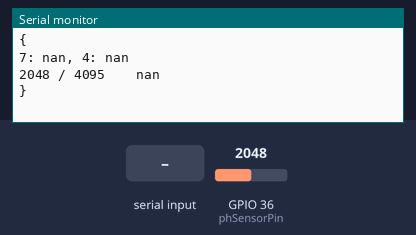
Simulated run of this program. Board: ESP32. Parts: the last lines printed to the serial monitor. Inputs (shaded band) come from the test bench; at power-on: GPIO 36 (phSensorPin) = 2048 (analog values on the 0–4095 scale). EEPROM starts erased.

Above: at 1.2 s.
1.3 s: "r\n" received over Serial
7.5 s: GPIO 36 (phSensorPin) set to 2866
At 8.2 s:
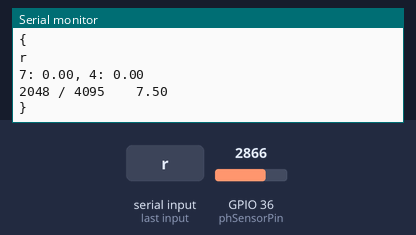
9.0 s: "7\n" received over Serial
10.5 s: GPIO 36 (phSensorPin) set to 3603
At 12.8 s:
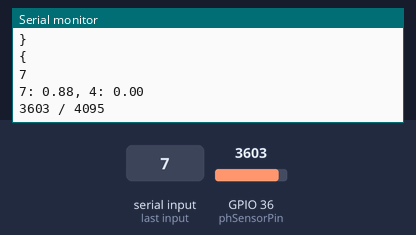

Measured:
- after the input at 10.5 s, the serial monitor: prints a new line after 1.5 s (image 2)

The program:

main.cpp
```cpp
#include <Arduino.h>
#include "PHSensor.h"

#define println_(arg) Serial.println(arg);
#define print_(arg) Serial.print(arg);

uint8_t phSensorPin = A0;
PHSensor phSensor{phSensorPin};

void setup()
{
  Serial.begin(115200);
  EEPROM.begin(8);
  analogReadResolution(12); // 4095
  phSensor.init();
}

void loop()
{
  println_('{')

  while (Serial.available())
  {
    String input = Serial.readStringUntil('\n');
    println_(input)
    phSensor.calibrate(input[0]);
    if (input[0] == 'r') { phSensor.clear(); }
  }
  println_(phSensor.retEEPROMvalues())
  print_(phSensor.getReading())
  print_(" / 4095\t\t")
  println_(phSensor.readPH())

  println_('}')
  delay(5000);
}
```

PHSensor.h
```cpp
#include <EEPROM.h>
#include "other.h"

#define ADR_PH4 0
#define ADR_PH7 4
#define RESOLUTION 4095.0f

class PHSensor
{
private:
    float ph7, ph4, m, b;
    const uint8_t phSensorPin;
    float _readPH(int reading) { return m * (reading / RESOLUTION) + b; }

public:
    PHSensor(uint8_t phSensorPin_) : phSensorPin(phSensorPin_) {}

    void init();
    float readPH();
    uint16_t getReading() { return analogRead(phSensorPin); }
    void calibrate(char input);
    void clear();
    uint8_t EEPROMstatus();
    String retEEPROMvalues();
};

void PHSensor::init()
{
    EEPROM.get(ADR_PH7, ph7);        //0.4;
    EEPROM.get(ADR_PH4, ph4);        //0.36;
    m = (7.0f - 4.0f) / (ph7 - ph4); // slope 3/-0.04 = 75
    b = 7.0f - (m * ph7);            // y intercept 7-(75*0.4) = -23
}

float PHSensor::readPH()
{
    uint8_t amount = 100;
    float avg = 0.0f;
    for (uint8_t i = 0; i < amount; i++)
    {
        if (EEPROMstatus() == 3)
            avg += _readPH(getReading());
        else
            avg += fmap((float)getReading(), 0.0f, RESOLUTION, 0.0f, 14.0f);
        delay(1000 / amount);
    }
    return avg / amount;
}

void PHSensor::calibrate(char input)
{
    if (input == '7')
        EEPROM.put(ADR_PH7, getReading() / RESOLUTION);
    else if (input == '4')
        EEPROM.put(ADR_PH4, getReading() / RESOLUTION);
    EEPROM.commit();
    init();
}

void PHSensor::clear()
{
    EEPROM.put(ADR_PH4, 0.0f);
    EEPROM.put(ADR_PH7, 0.0f);
    EEPROM.commit();
    init();
}

uint8_t PHSensor::EEPROMstatus()
{
    // returns 0 if empty, 1 if ph4 is full, 2 if ph7 is full, and 3 if everything is full
    uint8_t result = 0;
    if (ph4)
        result += 1;
    if (ph7)
        result += 2;
    return result;
}

String PHSensor::retEEPROMvalues()
{
    return "7: " + String(ph7) + ", 4: " + String(ph4);
}
```

other.h
```cpp
float fmap(float x, float in_min, float in_max, float out_min, float out_max) {
    const float dividend = out_max - out_min;
    const float divisor = in_max - in_min;
    const float delta = x - in_min;

    return (delta * dividend + (divisor / 2)) / divisor + out_min;
}
```
